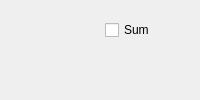
            <widget class="QWidget" name="page_3">
             <layout class="QVBoxLayout" name="verticalLayout_32">
              <item>
               <layout class="QHBoxLayout" name="runFilesLay">
                <property name="spacing">
                 <number>9</number>
                </property>
                <property name="topMargin">
                 <number>9</number>
                </property>
                <property name="bottomMargin">
                 <number>6</number>
                </property>
                <item>
                 <widget class="MantidQt::MantidWidgets::MWRunFiles" name="runFiles">
                  <property name="label" stdset="0">
                   <string>Runs          </string>
                  </property>
                 </widget>
                </item>
                <item>
                 <widget class="QCheckBox" name="ckSumSpecs">
                  <property name="text">
                   <string>Sum</string>
                  </property>
                 </widget>
                </item>
               </layout>
              </item>
              <item>
               <widget class="MantidQt::MantidWidgets::MWRunFiles" name="mapFile">
                <property name="findRunFiles" stdset="0">
                 <bool>false</bool>
                </property>
                <property name="label" stdset="0">
                 <string>Map File     </string>
                </property>
                <property name="multipleFiles" stdset="0">
                 <bool>false</bool>
                </property>
                <property name="optional" stdset="0">
                 <bool>true</bool>
                </property>
                <property name="algorithmAndProperty" stdset="0">
                 <string>GroupDetectors|MapFile</string>
                </property>
               </widget>
              </item>
              <item>
               <widget class="MantidQt::MantidWidgets::MWRunFiles" name="whiteBeamFile">
                <property name="label" stdset="0">
                 <string>Detector Vanadium</string>
                </property>
                <property name="multipleFiles" stdset="0">
                 <bool>false</bool>
                </property>
                <property name="optional" stdset="0">
                 <bool>true</bool>
                </property>
               </widget>
              </item>
             </layout>
            </widget>
